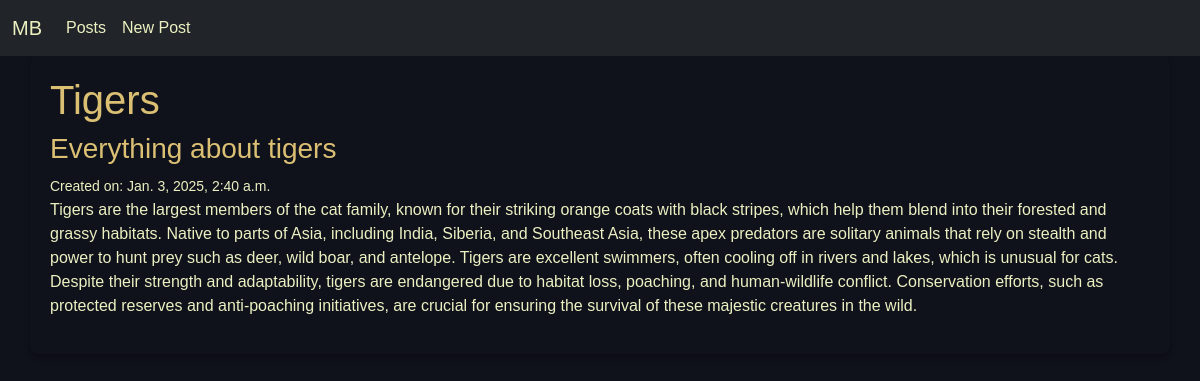
The app's page /posts/1/ with its own data.
### posts/models.py (models this page shows, shortened)
class Post(models.Model):                                       # inheritance
    title = models.CharField(max_length=128)                    # composition
    subtitle = models.CharField(max_length=256)                 # composition
    body = models.TextField()                                   # composition
    created_on = models.DateTimeField(auto_now_add=True)        # composition

### posts/views.py (the view)
# urls.py: path("<int:pk>/", views.PostDetailView.as_view(), name="detail"),
class PostDetailView(DetailView):
    template_name = "posts/detail.html"
    model = Post

### templates/posts/detail.html (shortened to what this page needs)
{% extends 'base.html' %}
{% block content %}
<h1>{{ post.title }}</h1>
<h3>{{ post.subtitle }}</h3>
<small>Created on: {{ post.created_on }}</small>
<p>{{ post.body }}</p>
{% endblock content %}

### static/css/base.css (style rules this page uses)
:root { --spaceduck-background: #0f111b; --spaceduck-foreground: #ecf0c1; --spaceduck-cyan: #5fb3b3; --spaceduck-green: #a7c080; --spaceduck-yellow: #dbc074; --spaceduck-orange: #e39b7b; --spaceduck-pink: #d699b6; --spaceduck-purple: #7fbbb3; --spaceduck-red: #e68183; }
body { background-color: var(--spaceduck-background); color: var(--spaceduck-foreground); font-family: 'Arial', sans-serif; }
h1, h2, h3, h4, h5, h6 { color: var(--spaceduck-yellow); }

### records on screen
Post: title "Tigers", subtitle "Everything about tigers", created_on "Jan. 3, 2025, 2:40 a.m.", body "Tigers are the largest members of the cat family, known for their striking orange coats with black stripes, which help them blend into their forested and grassy habitats. Native to parts of Asia, including India, Siberia, and Southeast Asia, these apex predators are solitary animals that rely on stealth and power to hunt prey such as deer, wild boar, and antelope. Tigers are excellent swimmers, often cooling off in rivers and lakes, which is unusual for cats. Despite their strength and adaptability, tigers are endangered due to habitat loss, poaching, and human-wildlife conflict. Conservation efforts, such as protected reserves and anti-poaching initiatives, are crucial for ensuring the…"
